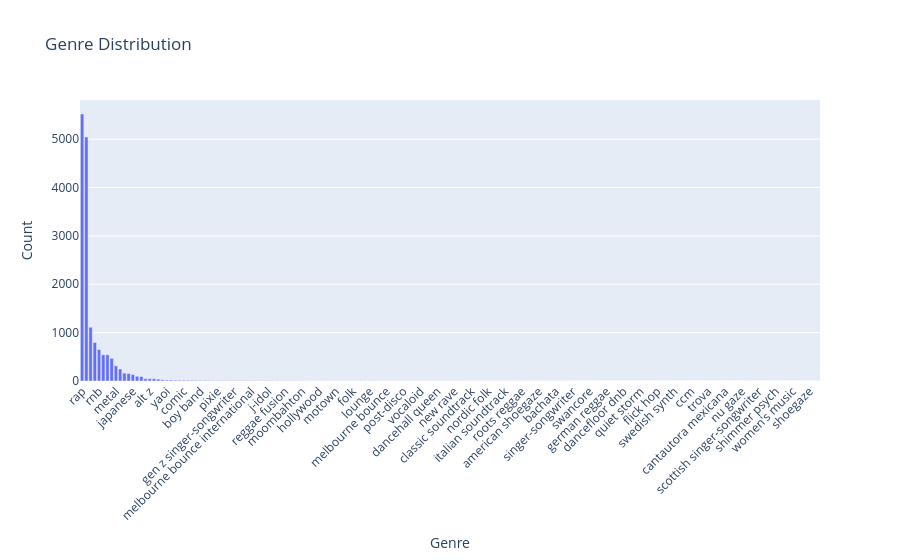

Write notebook code for a chart like this one.
### Code cell
plotting.plot_genres(df["genres"])

### Figure 1 — Plotly figure (JSON) as saved in the notebook; plotly's stock layout.template omitted (floating-point values rounded to 4 significant figures; data arrays with more than 128 entries replaced by an {"elided": "..."} marker saying what was removed)
{"data": [{"alignmentgroup": "True", "hovertemplate": "Genre=%{x}<br>Count=%{y}<extra></extra>", "legendgroup": "", "marker": {"color": "#636efa", "pattern": {"shape": ""}}, "name": "", "offsetgroup": "", "orientation": "v", "showlegend": false, "textposition": "auto", "type": "bar", "x": {"elided": "175 str values"}, "xaxis": "x", "y": {"elided": "175 int values"}, "yaxis": "y"}], "layout": {"barmode": "relative", "legend": {"tracegroupgap": 0}, "title": {"text": "Genre Distribution"}, "xaxis": {"anchor": "y", "domain": [0, 1], "tickangle": -45, "title": {"text": "Genre"}}, "yaxis": {"anchor": "x", "domain": [0, 1], "title": {"text": "Count"}}}}
